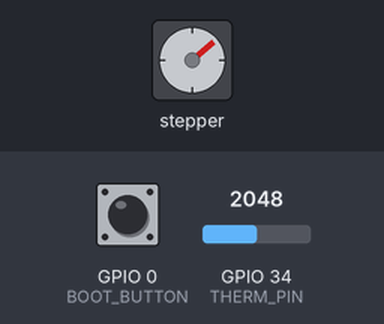
This sketch was run on a simulated ESP32. Shown: stepper motor. Wiring (inferred from the names in the program): stepper motor (2048 steps per turn assumed): coils GPIO 14, GPIO 27, GPIO 26, GPIO 25. Inputs (shaded band) come from the test bench; at power-on: GPIO 34 (THERM_PIN) = 2048, GPIO 0 (BOOT_BUTTON) HIGH. What the sketch prints to the serial monitor is not drawn.

Above: at 4.7 s.
4.8 s: GPIO 34 (THERM_PIN) set to 2866
At 7.3 s:
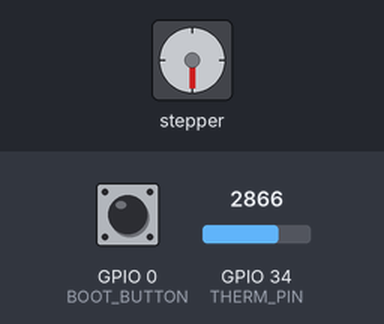
7.8 s: GPIO 0 (BOOT_BUTTON) pulled LOW for 3.2 s
At 10.56 s:
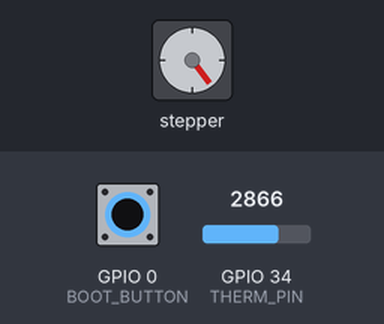
At 14.0 s:
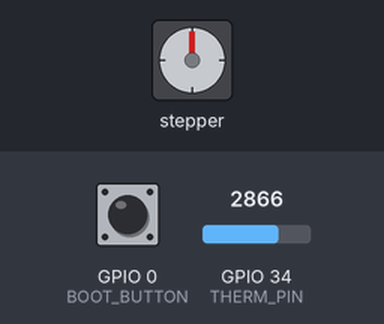
Timing chart, 0 to 15.5 s (numbered marks = the images above; inputs shaded):
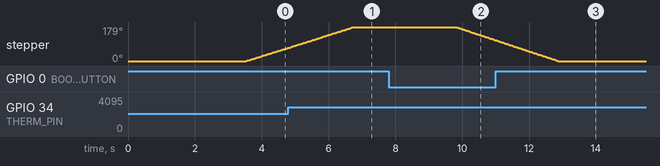

Measured:
- after the input at 7.8 s, stepper: turns 179° counter-clockwise in 3.1 s, starting after 2.0 s

The sketch:

needle_meter.ino
```cpp
// needle_meter — ステッピングモーターの針で温度を指す
// 目盛りの左端 = T_LOW ℃、右端 = T_HIGH ℃ (半円 = 180°)。0.5 秒ごとに温度を測って針を動かす。
//
// 針の 0 合わせ (起動したとき):
//   起動してから 3 秒のあいだ、BOOT を押している間だけ針が左へ回る。左端の目盛りで離す。
//   3 秒なにもしなければ「いまの位置が左端」として始まる。
// 片付けるとき: BOOT を 2 秒長押しすると、針が左端に戻って止まる。次に起動したときは 0 合わせが要らない。
//
// 配線は stepper_test と thermistor_test を合わせたもの。
// ボード: ESP32 Dev Module (Freenove ESP32 WROOM) / ESP32 Arduino core 3.x

const int COIL_PINS[4] = {14, 27, 26, 25};   // ULN2003AN 1B〜4B (青・ピンク・黄・橙)
const int THERM_PIN = 34;
const int BOOT_BUTTON = 0;

// ---- 目盛り ----
const float T_LOW = 10;              // 左端の温度 (℃)
const float T_HIGH = 40;             // 右端の温度 (℃)
const int SWEEP_STEPS = 1024;        // 左端から右端まで = 180° (1 回転 2048 ステップの半分)
bool REVERSE = false;                // ★ 温度が上がると針が左へ回るなら true にする

// ---- 動かし方 ----
const int STEP_MS = 3;
const int JOG_STEP_MS = 6;           // 0 合わせのときはゆっくり
const int DEADBAND = 3;              // これより小さいずれ (約 0.1℃) では動かない
const unsigned long MEASURE_MS = 500;
const unsigned long ZERO_WAIT_MS = 3000;
const unsigned long PARK_PRESS_MS = 2000;
const float SMOOTH = 0.3f;           // 温度のなめらかさ (0〜1。小さいほどゆっくり追う)

// ---- 温度 (thermistor_test と同じ) ----
float VCC_MV = 3300;                 // ★ テスターで測った 3V3 の値にすると正確
const float R_FIXED = 10000, R25 = 10000, B_CONST = 3960;

int readMilliVolts() {
  long sum = 0;
  for (int i = 0; i < 16; i++) sum += analogReadMilliVolts(THERM_PIN);
  return (int)(sum / 16);
}

float readCelsius() {
  int mv = readMilliVolts();
  if (mv <= 0 || mv >= VCC_MV) return NAN;
  float r = R_FIXED * (VCC_MV - mv) / mv;
  return 1.0f / (1.0f / (25.0f + 273.15f) + logf(r / R25) / B_CONST) - 273.15f;
}

// ---- モーター (stepper_test と同じ) ----
int phase = 0;
int position = 0;                    // いまの針の位置 (左端 = 0)

void coilsOff() {
  for (int i = 0; i < 4; i++) digitalWrite(COIL_PINS[i], LOW);
}

void stepOnce(int dir) {             // dir = +1 で右へ (温度が上がる向き)
  int d = REVERSE ? -dir : dir;
  phase = (phase + (d > 0 ? 1 : 3)) % 4;
  for (int i = 0; i < 4; i++) digitalWrite(COIL_PINS[i], (i == phase) ? HIGH : LOW);
  position += dir;
}

bool bootDown() { return digitalRead(BOOT_BUTTON) == LOW; }

// 起動直後の 0 合わせ
void zeroNeedle() {
  Serial.println("針の 0 合わせ: BOOT を押している間、針が左へ回ります。左端の目盛りで離してください");
  unsigned long quietSince = millis();
  while (millis() - quietSince < ZERO_WAIT_MS) {
    if (bootDown()) {
      stepOnce(-1);
      delay(JOG_STEP_MS);
      quietSince = millis();
    } else {
      coilsOff();
      delay(10);
    }
  }
  coilsOff();
  position = 0;
  Serial.println("ここを左端 (0) にして、温度計を始めます");
}

// 左端に戻して止まる (片付け用)
void park() {
  Serial.println("左端に戻します");
  while (position > 0) { stepOnce(-1); delay(STEP_MS); }
  coilsOff();
  Serial.println("止まりました。電源を切ってかまいません (EN ボタンで再起動)");
  while (true) delay(1000);
}

float tempSmooth = NAN;
int target = 0;
bool moving = false;
unsigned long lastMeasureMs = 0, lastStepMs = 0, lastPrintMs = 0, pressSince = 0;

void setup() {
  Serial.begin(115200);
  for (int i = 0; i < 4; i++) pinMode(COIL_PINS[i], OUTPUT);
  coilsOff();
  pinMode(BOOT_BUTTON, INPUT_PULLUP);
  delay(500);
  zeroNeedle();
}

void loop() {
  // BOOT の長押しで片付け
  if (bootDown()) {
    if (pressSince == 0) pressSince = millis();
    if (millis() - pressSince >= PARK_PRESS_MS) park();
  } else {
    pressSince = 0;
  }

  // 温度 → 針の目標位置
  if (millis() - lastMeasureMs >= MEASURE_MS) {
    lastMeasureMs = millis();
    float c = readCelsius();
    if (!isnan(c)) {
      tempSmooth = isnan(tempSmooth) ? c : tempSmooth + (c - tempSmooth) * SMOOTH;
      float ratio = (tempSmooth - T_LOW) / (T_HIGH - T_LOW);
      target = (int)(constrain(ratio, 0.0f, 1.0f) * SWEEP_STEPS);
    }
  }

  // 目標へ 1 ステップずつ。DEADBAND より離れたら動き出し、ぴったり着いたら止まってコイルを切る
  int diff = target - position;
  if (!moving && abs(diff) > DEADBAND) moving = true;
  if (moving && diff == 0) {
    moving = false;
    coilsOff();
  }
  if (moving && millis() - lastStepMs >= (unsigned long)STEP_MS) {
    lastStepMs = millis();
    stepOnce(diff > 0 ? 1 : -1);
  }

  if (millis() - lastPrintMs >= 1000) {
    lastPrintMs = millis();
    Serial.printf("%.1f ℃  針 %4d / %d ステップ\n", tempSmooth, position, SWEEP_STEPS);
  }
}
```
